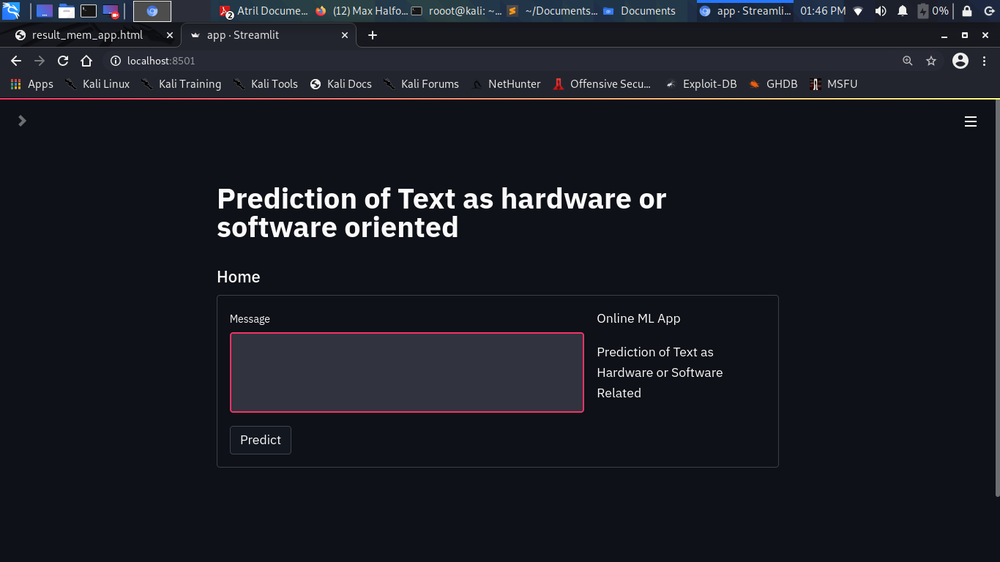
#> input picture image1.png, 1000 x 562 px, shrunk from 1366 x 768 before the run
$ python -i app.py   (imports and definitions only)
#> lines starting #> are read from the running program, lines starting #| are printed output that depends on the picture; after the words box and inside, x2 and y2 are one past the last pixel; in counts of white or black regions, pixels touching at a corner belong together
#> further down, picture is the input picture: PIL image 1000x562 RGB; mean R, G, B 25.1, 27.6, 34.5
# Core Pkgs
import streamlit as st
import cv2
from PIL import Image,ImageEnhance
import numpy as np
import os

# [4 lines left out: function load_image, not called in this run]


face_cascade = cv2.CascadeClassifier('frecog/haarcascade_frontalface_default.xml')
eye_cascade = cv2.CascadeClassifier('frecog/haarcascade_eye.xml')
smile_cascade = cv2.CascadeClassifier('frecog/haarcascade_smile.xml')

# [31 lines left out: functions detect_faces, detect_eyes, detect_smiles, not called in this run]

def cartonize_image(our_image):
	new_img = np.array(our_image.convert('RGB'))
	img = cv2.cvtColor(new_img,1)
	gray = cv2.cvtColor(new_img, cv2.COLOR_BGR2GRAY)
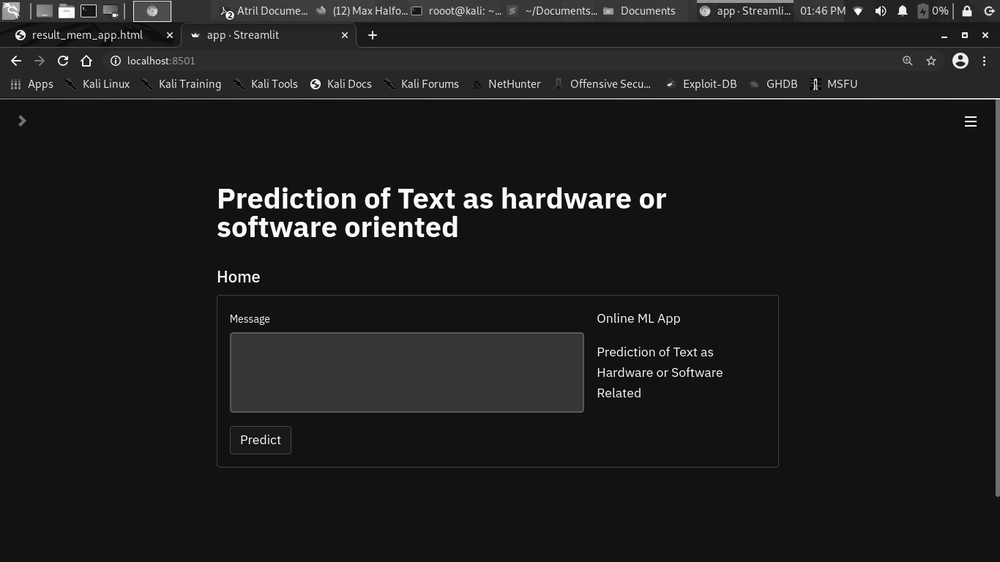
#> gray: shape (562, 1000); min 0, max 255, mean 29
	# Edges
	gray = cv2.medianBlur(gray, 5)
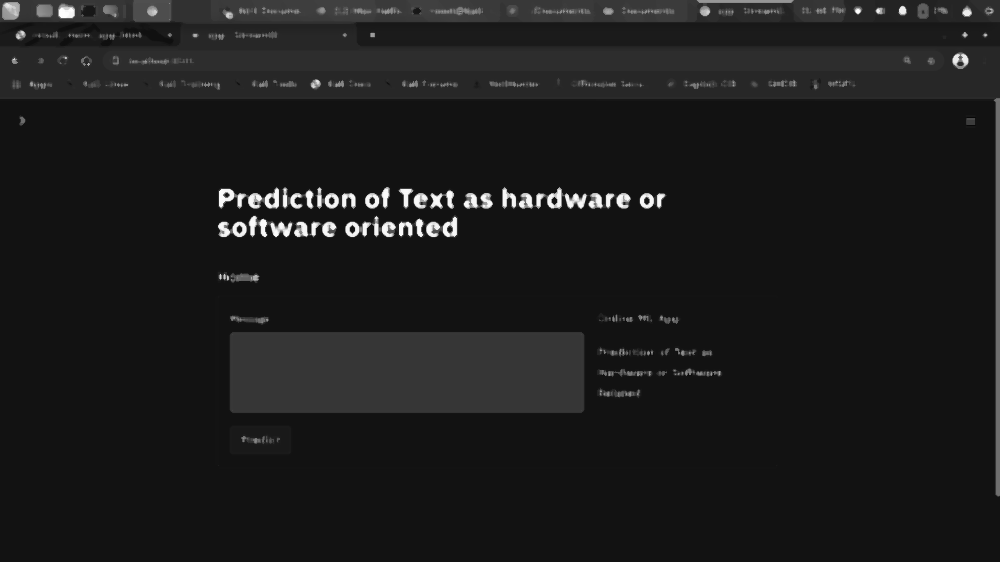
#> gray: shape (562, 1000); min 7, max 255, mean 27.6
	edges = cv2.adaptiveThreshold(gray, 255, cv2.ADAPTIVE_THRESH_MEAN_C, cv2.THRESH_BINARY, 9, 9)
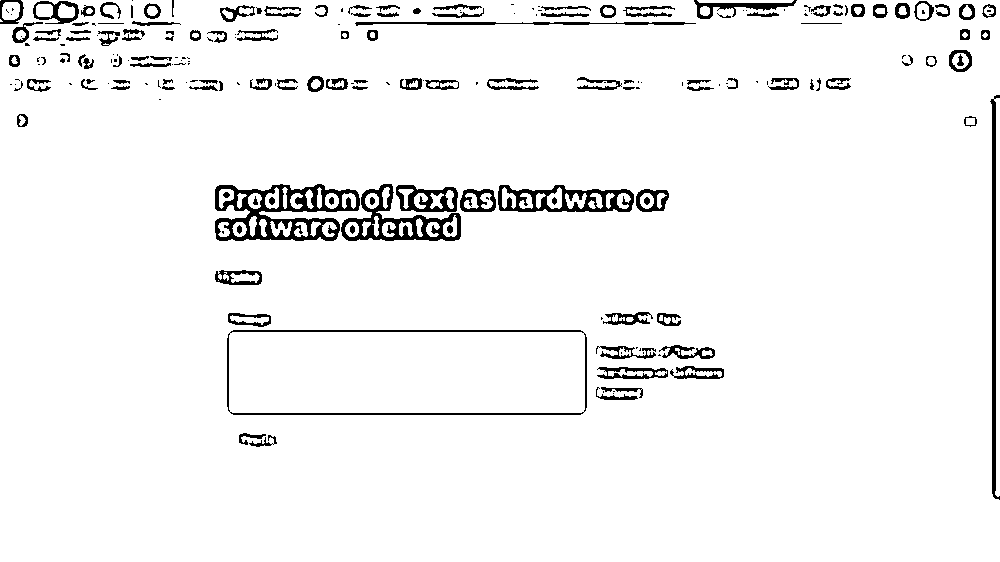
#> edges: shape (562, 1000); 95.2% white; 217 black regions (86 under 20 px), largest, box (x1, y1, x2, y2) and area: (215, 184, 360, 241) 3613, (341, 184, 461, 241) 2106, (498, 185, 634, 212) 1786
	#Color
	color = cv2.bilateralFilter(img, 9, 300, 300)
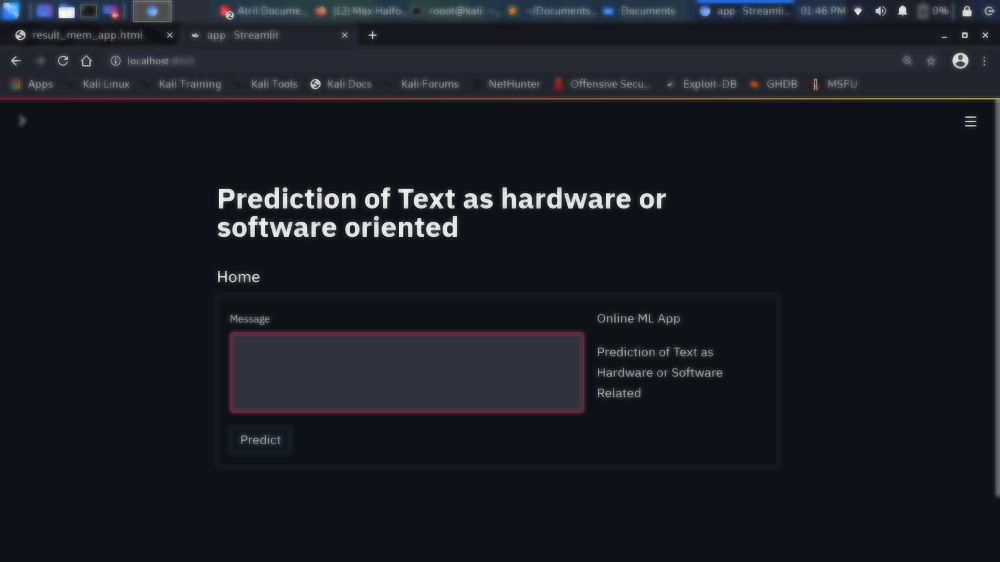
#> color: shape (562, 1000, 3); mean R, G, B 24.7, 27.3, 34.2
	#Cartoon
	cartoon = cv2.bitwise_and(color, color, mask=edges)
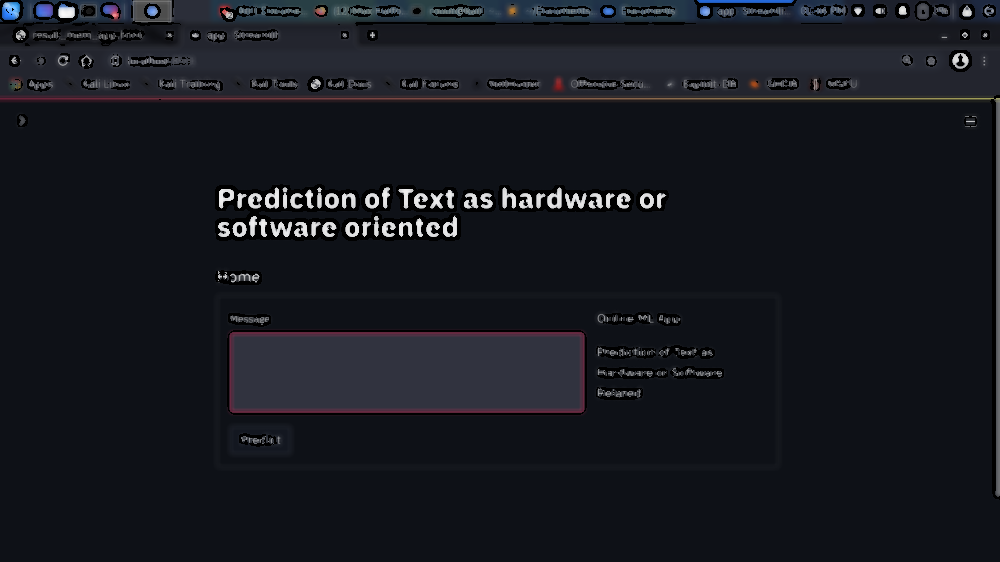
#> cartoon: shape (562, 1000, 3); mean R, G, B 22.6, 25.1, 31.6

	return cartoon


# [94 lines left out: functions cannize_image, main, not called in this run]


# [2 lines not run here, left out]

>>> from PIL import Image
>>> picture = Image.open('image1.png')
>>> result = cartonize_image(picture)
